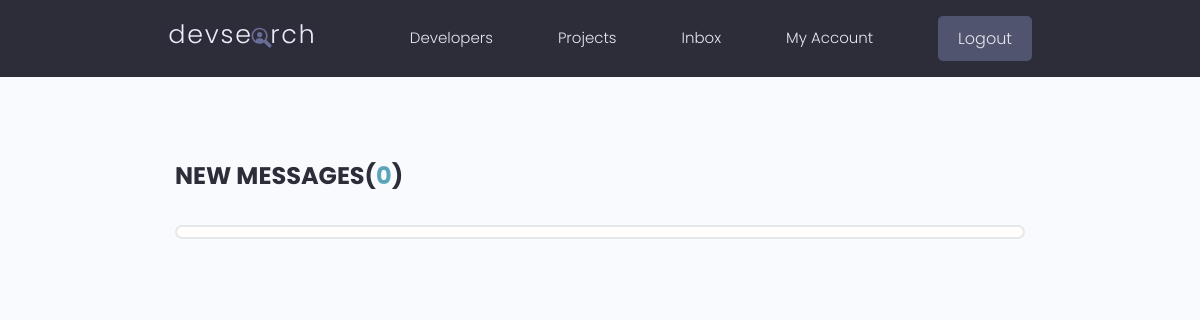
Page /inbox/ (signed in) on the earlier database version.
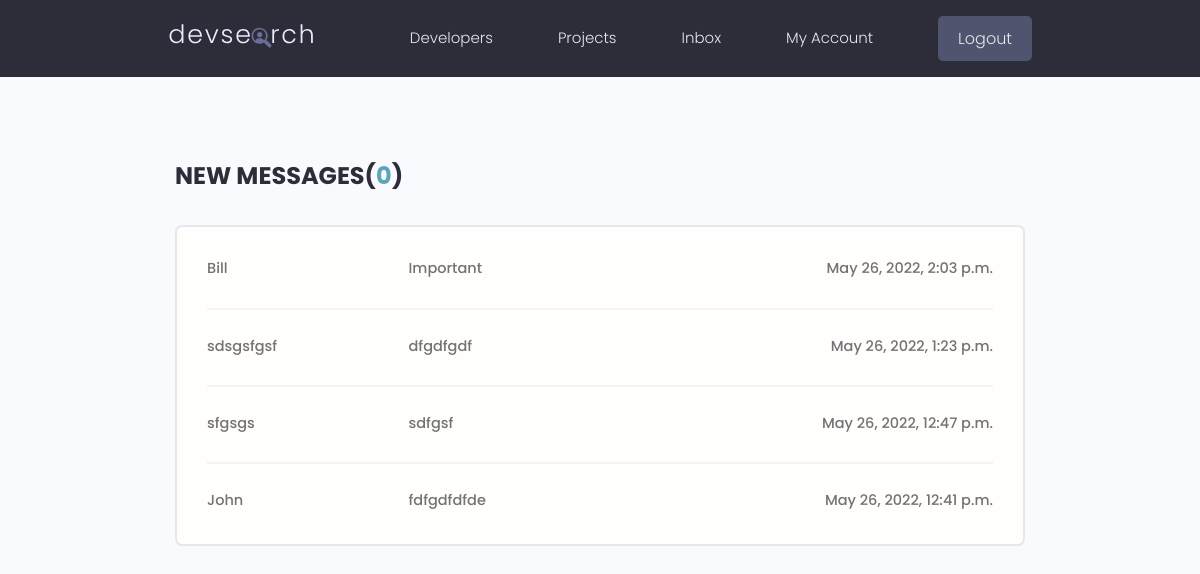
Same page on the later database version.
### users/models.py (models this page shows, shortened)
class Message(models.Model):
    sender = models.ForeignKey(
        Profile, on_delete=models.SET_NULL, null=True, blank=True)
    recipient = models.ForeignKey(
        Profile, on_delete=models.SET_NULL, null=True, blank=True, related_name='messages')
    name = models.CharField(max_length=200, null=True, blank=True)
    email = models.EmailField(max_length=500, null=True, blank=True)
    subject = models.CharField(max_length=500, null=True, blank=True)
    body = models.TextField()
    isRead = models.BooleanField(default=False, null=True)
    created = models.DateTimeField(auto_now_add=True)
    id = models.UUIDField(default=uuid.uuid4, unique=True,
                          editable=False, primary_key=True)
    class Meta:
        ordering = ['isRead', '-created']

### users/views.py (the view)
# urls.py: path('inbox/', inbox, name='inbox'),
@login_required(login_url='login')
def inbox(request):
    profile = request.user.profile
    messageRequests = profile.messages.all()
    unReadCount = messageRequests.filter(isRead=False).count()
    context = {'messageRequests': messageRequests, 'unReadCount': unReadCount}
    return render(request, 'users/inbox.html', context)

### users/templates/users/inbox.html
{% extends 'main.html' %}
{% block content %}
  <main class="inbox my-xl">
    <div class="content-box">
      <h3 class="inbox__title">New Messages(<span>{{unReadCount}}</span>)</h3>
      <ul class="messages">
        {% for message in messageRequests %}
          {% if message.isRead == False %}
            <li class="message message--unread">
          {% else %}
            <li class="message">
          {% endif %}
            <a href="{% url 'message' message.id %}">
              <span class="message__author">{{message.name}}</span>
              <span class="message__subject">{{message.subject}}</span>
              <span class="message__date">{{message.created}}</span>
            </a>
          </li>
        {% endfor %}
      </ul>
    </div>
  </main>
{% endblock %}

Differences in the rows shown:
added Message: name "Bill", subject "Important", created "May 26, 2022, 2:03 p.m."
added Message: name "sdsgsfgsf", subject "dfgdfgdf", created "May 26, 2022, 1:23 p.m."
added Message: name "sfgsgs", subject "sdfgsf", created "May 26, 2022, 12:47 p.m."
added Message: name "John", subject "fdfgdfdfde", created "May 26, 2022, 12:41 p.m."
